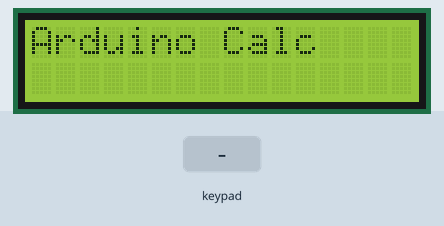
Bench run of a sketch on a simulated Arduino Uno, built with avr-gcc and run on an emulated ATmega328P. On the bench: 16×2 character LCD. Inputs (shaded band) come from the test bench.

Above: at 0.1 s.
2.3 s: keypad keys 7 + 5 = pressed 0.4 s apart
At 4.8 s:
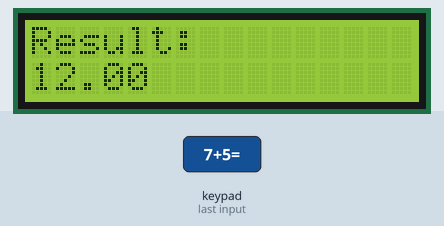
5.4 s: key '+' pressed
At 6.0 s:
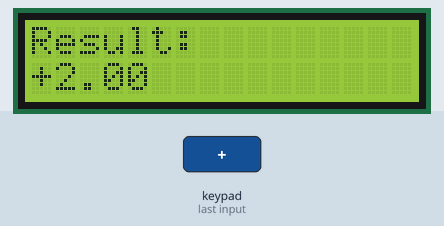
6.9 s: key '*' pressed
8.4 s: keypad keys 8 / 2 = pressed 0.4 s apart
At 8.6 s:
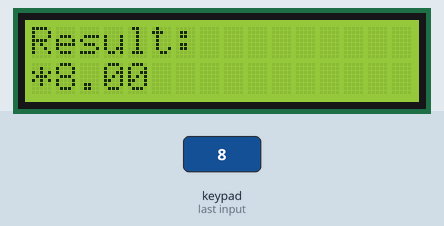
11.5 s: key '=' pressed
At 12.1 s:
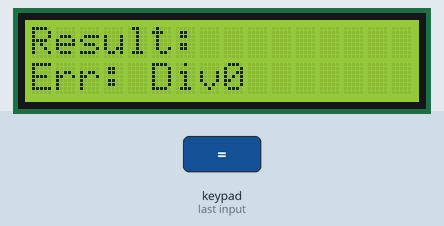
13.0 s: keypad keys 9 - 4 = pressed 0.4 s apart
At 13.6 s:
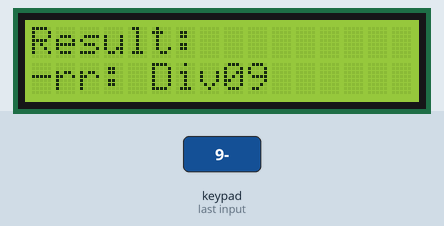
Timing chart, 0 to 16.0 s (numbered marks = the images above; inputs shaded):
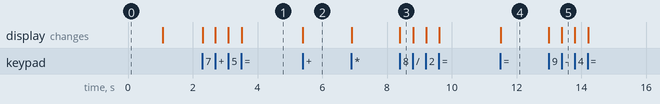

The sketch:

Code.ino
```cpp
#include <Keypad.h>
#include <LiquidCrystal.h>

// LCD setup
LiquidCrystal lcd(12, 11, 10, 9, 8, 7);

// Keypad setup
const byte ROWS = 4;
const byte COLS = 4;
char keys[ROWS][COLS] = {
  {'1','2','3','+'},
  {'4','5','6','-'},
  {'7','8','9','*'},
  {'C','0','=','/'}
};
byte rowPins[ROWS] = {5, 4, 3, 2};
byte colPins[COLS] = {A3, A2, A1, A0};
Keypad keypad = Keypad(makeKeymap(keys), rowPins, colPins, ROWS, COLS);

// Variables
String input = "";
char operation;
float num1, num2;

void setup() {
  lcd.begin(16, 2);
  lcd.print("Arduino Calc");
  delay(1000);
  lcd.clear();
}

void loop() {
  char key = keypad.getKey();
  if (key) {
    if (key >= '0' && key <= '9') {
      input += key;
      lcd.print(key);
    } else if (key == '+' || key == '-' || key == '*' || key == '/') {
      num1 = input.toFloat();
      operation = key;
      input = "";
      lcd.setCursor(0, 1);
      lcd.print(operation);
    } else if (key == '=') {
      num2 = input.toFloat();
      lcd.clear();
      lcd.setCursor(0, 0);
      lcd.print("Result:");
      lcd.setCursor(0, 1);
      switch (operation) {
        case '+': lcd.print(num1 + num2); break;
        case '-': lcd.print(num1 - num2); break;
        case '*': lcd.print(num1 * num2); break;
        case '/':
          if (num2 != 0) lcd.print(num1 / num2);
          else lcd.print("Err: Div0");
          break;
      }
      input = "";
    } else if (key == 'C') {
      input = "";
      lcd.clear();
    }
  }
}
```

Measured:
- after the input at 2.3 s, the display: first changes at once (image 1 shows a later state)
- after the input at 5.4 s, the display: changes at once (image 2)
- after the input at 8.4 s, the display: changes at once (image 3)
- after the input at 11.5 s, the display: changes at once (image 4)
- after the input at 13.0 s, the display: first changes at once (image 5 shows a later state)
